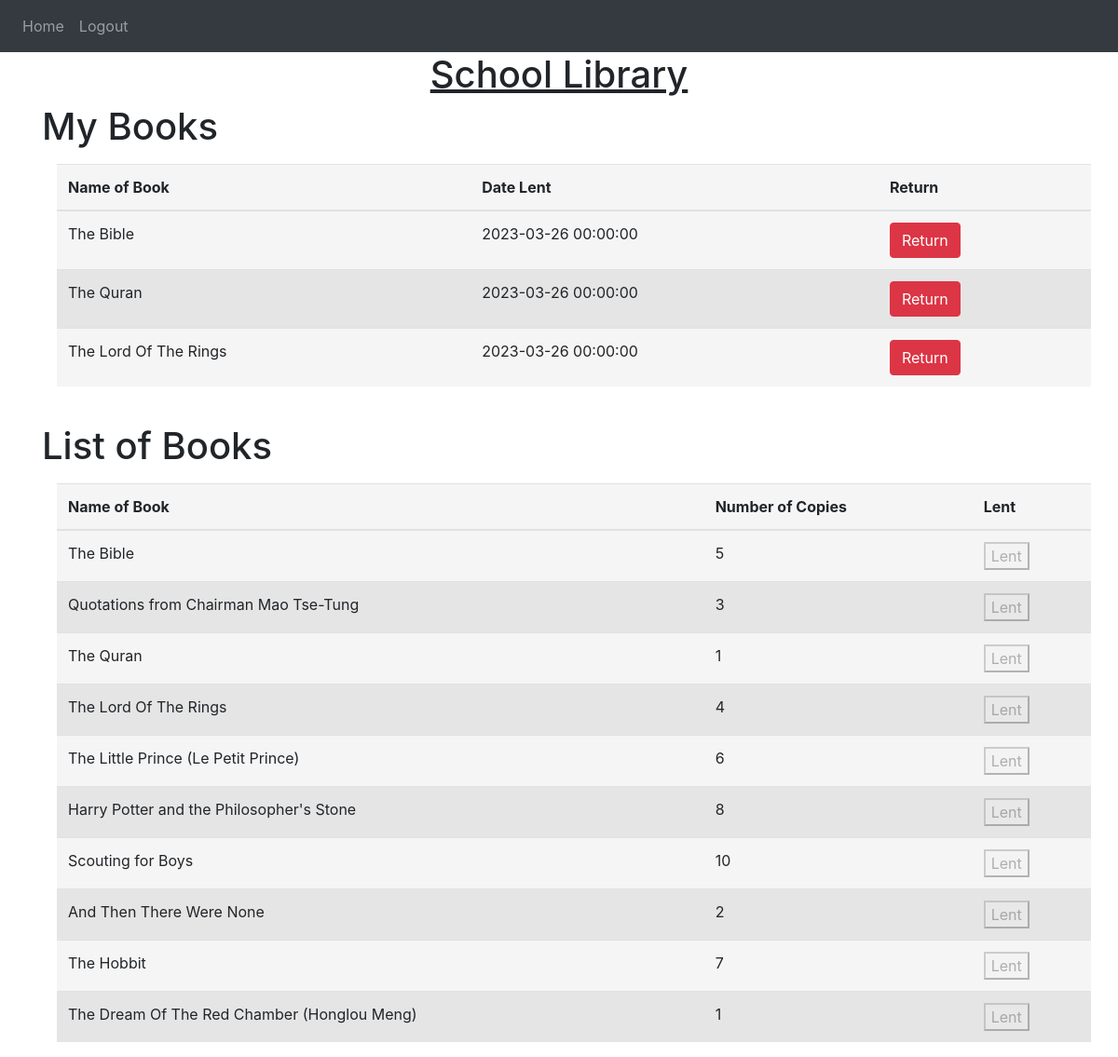
Screenshot of / (signed in) with the database file from the repository.
### Library_website/models.py (models this page shows)
class Book(db.Model):
    __tablename__ = 'books_table'
    id = db.Column(db.Integer, primary_key=True)
    name = db.Column(db.String(200))
    date_lent = db.Column(db.DateTime(timezone=True), default=func.now())
    num_of_copies = db.Column(db.Integer)
    user_id = db.Column(db.Integer, db.ForeignKey('user.id'))

### Library_website/views.py (the view)
@views.route('/', methods=['GET', 'POST'])  #Home page before the user adds/removes books from the list
@login_required
def home():
    return render_template("home.html", user=current_user, items=all_books)

### Library_website/templates/home.html (shortened to what this page needs)
{%extends "base.html" %} {% block title%}Home{% endblock%}
{% block content%}
<h1 align="center"> <u>School Library</u></h1>
<link rel="stylesheet" href="/static/styles.css">
<body>
  <div id="my_books">
    <h1>My Books</h1>
    <table class="table">
      <thead class="table__header">
        <th>Name of Book</th>
        <th>Date Lent</th>
        <th>Return</th>
    </thead>
    <tbody>
      <div id="items">
      {% for item in user.books %}
      <tr class="table__row" name="item" id="item">
        <td class="table__cell">{{ item.name }}</td>
        <td class="table__cell">{{ item.date_lent }}</td>
        <td class="table__cell"><form method="POST" ><button type="submit" class="btn btn-danger" onclick="returnBook('{{ item.id }}')">Return</button></form></td>
      </tr>
      {% endfor %}
    </div>
    </tbody>
    </table>
  </div>
  <br>
  <h1>List of Books</h1>
    <table class="table">
      <thead class="table__header">
          <th>Name of Book</th>
          <th>Number of Copies</th>
          <th>Lent</th>
      </thead>
      <tbody>
        <div id="items">
        {% for item in items %}
        {% if (user.books)|length >= 3 %}
        <tr class="table__row" name="item" id="item">
          <td class="table__cell" >{{ item.name }}</td>
          <td class="table__cell">{{ item.num_of_copies }}</td>
          <td class="table__cell"><button type="submit" disabled>Lent</button></td>
          {% endif %}
          {% endfor %}
          </div>
      </tbody>
    </table>
</body>
{% endblock%}

### Library_website/templates/base.html (shortened to what this page needs)
<!DOCTYPE html>
<html>
    <head>
        <link
            rel="stylesheet"
            href="https://stackpath.bootstrapcdn.com/bootstrap/4.4.1/css/bootstrap.min.css"
        />
        <link
            rel="stylesheet"
            href="https://stackpath.bootstrapcdn.com/font-awesome/4.7.0/css/font-awesome.min.css"
        />
    </head>
    <body>
        <nav class="navbar navbar-expand-lg navbar-dark bg-dark">
            <div class="collapse navbar-collapse" id="navbar">
                <div class="navbar-nav">
                    {% if user.is_authenticated %}
                    <a class="nav-item nav-link" id="home" href='/'>Home</a>
                    <a class="nav-item nav-link" id="logout" href="/logout">Logout</a>
                    {% else %}
                    <a class="nav-item nav-link" id="login" href="/login">Login</a>
                    <a class="nav-item nav-link" id="signUp" href="/sign-up">Sign Up</a>
                    {% endif %}
                </div>
            </div>
        </nav>
        <div class="container">
            {% block content %}
            {% endblock %}
        </div>
        </body>
</html>

### Library_website/static/styles.css (style rules this page uses)
.table { border-spacing: 0; margin: 1rem; background-color: #f5f5f5; }
.table__row:nth-child(even) { background-color: #e5e5e5; }
.table__header { text-align: left; }
.table__cell { padding: 8px; }

### rows the page displays
Book: name "The Bible", date_lent "2023-03-26 00:00:00"
Book: name "The Quran", date_lent "2023-03-26 00:00:00", num_of_copies "1"
Book: name "The Lord Of The Rings", date_lent "2023-03-26 00:00:00", num_of_copies "4"

### other values shown
{{ item.name }} "The Bible" "Quotations from Chairman Mao Tse-Tung" "The Little Prince (Le Petit Prince)" "Harry Potter and the Philosopher's Stone" "Scouting for Boys" "And Then There Were None" "The Hobbit" "The Dream Of The Red Chamber (Honglou Meng)"
{{ item.num_of_copies }} "5" "3" "6" "8" "10" "2" "7" "1"
